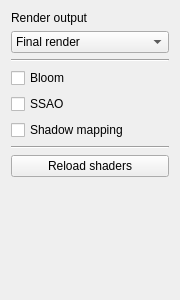
<?xml version="1.0" encoding="UTF-8"?>
<ui version="4.0">
 <class>Rendering</class>
 <widget class="QWidget" name="Rendering">
  <property name="geometry">
   <rect>
    <x>0</x>
    <y>0</y>
    <width>180</width>
    <height>300</height>
   </rect>
  </property>
  <property name="windowTitle">
   <string>Form</string>
  </property>
  <layout class="QVBoxLayout" name="verticalLayout">
   <item>
    <widget class="QLabel" name="title">
     <property name="text">
      <string>Render output</string>
     </property>
    </widget>
   </item>
   <item>
    <widget class="QComboBox" name="comboBox">
     <item>
      <property name="text">
       <string>Final render</string>
      </property>
     </item>
    </widget>
   </item>
   <item>
    <widget class="Line" name="line">
     <property name="orientation">
      <enum>Qt::Horizontal</enum>
     </property>
    </widget>
   </item>
   <item>
    <widget class="QCheckBox" name="checkBox">
     <property name="text">
      <string>Bloom</string>
     </property>
    </widget>
   </item>
   <item>
    <widget class="QCheckBox" name="checkBox_2">
     <property name="text">
      <string>SSAO</string>
     </property>
    </widget>
   </item>
   <item>
    <widget class="QCheckBox" name="checkBox_3">
     <property name="text">
      <string>Shadow mapping</string>
     </property>
    </widget>
   </item>
   <item>
    <widget class="Line" name="line_2">
     <property name="orientation">
      <enum>Qt::Horizontal</enum>
     </property>
    </widget>
   </item>
   <item>
    <widget class="QPushButton" name="pushButton">
     <property name="text">
      <string>Reload shaders</string>
     </property>
    </widget>
   </item>
   <item>
    <spacer name="verticalSpacer">
     <property name="orientation">
      <enum>Qt::Vertical</enum>
     </property>
     <property name="sizeHint" stdset="0">
      <size>
       <width>20</width>
       <height>40</height>
      </size>
     </property>
    </spacer>
   </item>
  </layout>
 </widget>
 <resources/>
 <connections/>
</ui>
